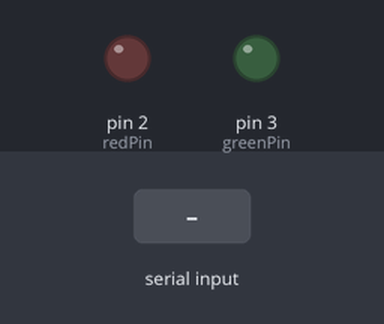
The sketch below on a simulated Arduino Uno, built with avr-gcc and run on an emulated ATmega328P. Shown: output pins drawn as LEDs (lit = HIGH). Dashed ring = blinking. The inputs (shaded band) are chosen by the test bench.

Above: at 1.2 s.
1.3 s: "1" received over Serial
At 1.55 s:
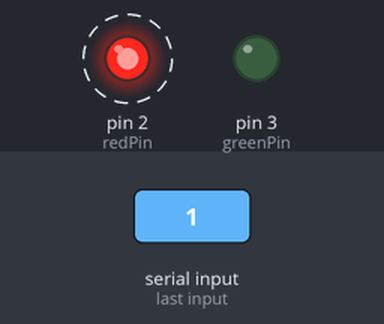
4.3 s: "H" received over Serial
At 4.8 s:
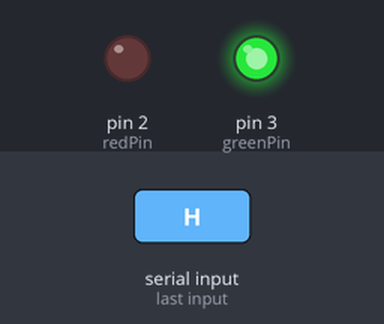
5.8 s: "0" received over Serial
At 6.05 s:
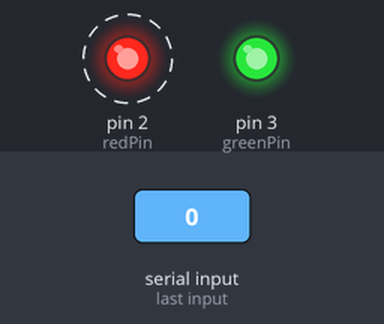
8.8 s: "O" received over Serial
At 9.4 s:
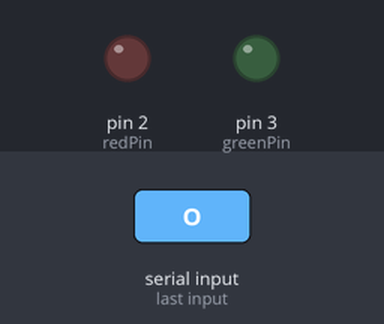
Timing chart, 0 to 11.3 s (numbered marks = the images above; inputs shaded):
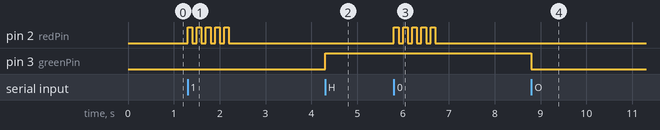

Measured:
- after the input at 1.3 s, pin 2 (redPin): alternates HIGH for 0.10 s and LOW for 0.10 s, 10 changes in all, then stays LOW, starting at once
- after the input at 4.3 s, pin 3 (greenPin): LOW → HIGH at once
- after the input at 5.8 s, pin 2 (redPin): alternates HIGH for 0.10 s and LOW for 0.10 s, 10 changes in all, then stays LOW, starting at once
- after the input at 8.8 s, pin 3 (greenPin): HIGH → LOW at once

The sketch:

aiii.ino
```cpp
const int redPin = 2;
const int greenPin = 3;

void setup() {
  Serial.begin(9600);
  pinMode(greenPin, OUTPUT);
  pinMode(redPin, OUTPUT);
}

void loop() {

    if (Serial.available() > 0) {
    char msg = Serial.read();
    if (msg == 'H'){
      digitalWrite(greenPin, HIGH);
    }
    else if (msg == 'O'){
      digitalWrite(greenPin, LOW);
    }
    else {
      for (int i = 0; i < 5; i++){
        digitalWrite(redPin, HIGH);
        delay(100);
        digitalWrite(redPin, LOW);
        delay(100);
      }
    }

}
}
```
